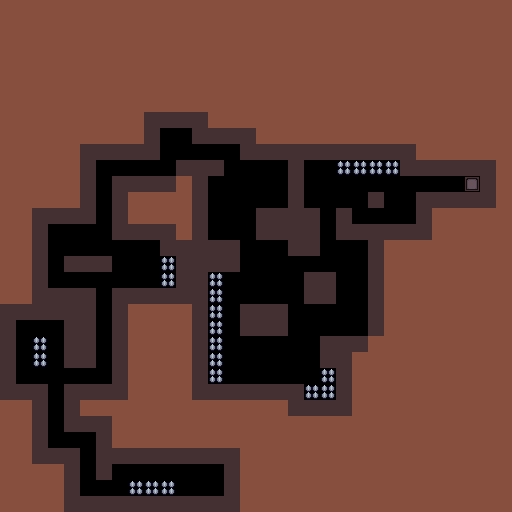

Tiled map render using the project's own tile images. Description and the whole map definition, tile-layer contents included, below:
An orthogonal 32x32 tile map with 16x16 px tiles, 1 tile layer (Art), 1 hidden layer not drawn, 2 tilesets and 1 object (spawn).

<map version="1.0" tiledversion="1.1.5" orientation="orthogonal" renderorder="right-down" width="32" height="32" tilewidth="16" tileheight="16" infinite="0" nextobjectid="2">
 <properties>
  <property name="atlas" value="tileset/Level2.atlas" />
  <property name="startx" type="int" value="12" />
  <property name="starty" type="int" value="30" />
 </properties>
 <tileset firstgid="1" source="../tileset/Slime All Tiles.tsx" />
 <tileset firstgid="2395" source="GameplayTileset.tsx" />
 <layer name="Art" width="32" height="32">
  <data encoding="csv">
1257,1257,1257,1257,1257,1257,1257,1257,1257,1257,1257,1257,1257,1257,1257,1257,1257,1257,1257,1257,1257,1257,1257,1257,1257,1257,1257,1257,1257,1257,1257,1257,
1257,1257,1257,1257,1257,1257,1257,1257,1257,1257,1257,1257,1257,1257,1257,1257,1257,1257,1257,1257,1257,1257,1257,1257,1257,1257,1257,1257,1257,1257,1257,1257,
1257,1257,1257,1257,1257,1257,1257,1257,1257,1257,1257,1257,1257,1257,1257,1257,1257,1257,1257,1257,1257,1257,1257,1257,1257,1257,1257,1257,1257,1257,1257,1257,
1257,1257,1257,1257,1257,1257,1257,1257,1257,1257,1257,1257,1257,1257,1257,1257,1257,1257,1257,1257,1257,1257,1257,1257,1257,1257,1257,1257,1257,1257,1257,1257,
1257,1257,1257,1257,1257,1257,1257,1257,1257,1257,1257,1257,1257,1257,1257,1257,1257,1257,1257,1257,1257,1257,1257,1257,1257,1257,1257,1257,1257,1257,1257,1257,
1257,1257,1257,1257,1257,1257,1257,1257,1257,1257,1257,1257,1257,1257,1257,1257,1257,1257,1257,1257,1257,1257,1257,1257,1257,1257,1257,1257,1257,1257,1257,1257,
1257,1257,1257,1257,1257,1257,1257,1257,1257,1257,1257,1257,1257,1257,1257,1257,1257,1257,1257,1257,1257,1257,1257,1257,1257,1257,1257,1257,1257,1257,1257,1257,
1257,1257,1257,1257,1257,1257,1257,1257,1257,687,687,687,687,1257,1257,1257,1257,1257,1257,1257,1257,1257,1257,1257,1257,1257,1257,1257,1257,1257,1257,1257,
1257,1257,1257,1257,1257,1257,1257,1257,1257,687,0,0,687,687,687,687,1257,1257,1257,1257,1257,1257,1257,1257,1257,1257,1257,1257,1257,1257,1257,1257,
1257,1257,1257,1257,1257,687,687,687,687,687,0,0,0,0,0,687,687,687,687,687,687,687,687,687,687,687,1257,1257,1257,1257,1257,1257,
1257,1257,1257,1257,1257,687,0,0,0,0,0,687,687,687,0,0,0,0,687,0,0,386,386,386,386,687,687,687,687,687,687,1257,
1257,1257,1257,1257,1257,687,0,687,687,687,687,1257,687,0,0,0,0,0,687,0,0,0,0,0,0,0,0,0,0,344,687,1257,
1257,1257,1257,1257,1257,687,0,687,1257,1257,1257,1257,687,0,0,0,0,0,687,0,0,0,0,687,0,0,687,687,687,687,687,1257,
1257,1257,687,687,687,687,0,687,1257,1257,1257,1257,687,0,0,0,687,687,687,687,0,687,0,0,0,0,687,1257,1257,1257,1257,1257,
1257,1257,687,0,0,0,0,687,687,687,687,1257,687,0,0,0,687,687,687,687,0,687,687,687,687,687,687,1257,1257,1257,1257,1257,
1257,1257,687,0,0,0,0,0,0,0,687,687,687,687,687,0,0,0,687,687,0,0,0,687,1257,1257,1257,1257,1257,1257,1257,1257,
1257,1257,687,0,687,687,687,0,0,0,386,687,687,687,687,0,0,0,0,0,0,0,0,687,1257,1257,1257,1257,1257,1257,1257,1257,
1257,1257,687,0,0,0,0,0,0,0,386,687,687,386,0,0,0,0,0,687,687,0,0,687,1257,1257,1257,1257,1257,1257,1257,1257,
1257,1257,687,687,687,687,0,687,687,687,687,687,687,386,0,0,0,0,0,687,687,0,0,687,1257,1257,1257,1257,1257,1257,1257,1257,
687,687,687,687,687,687,0,687,1257,1257,1257,1257,687,386,0,687,687,687,0,0,0,0,0,687,1257,1257,1257,1257,1257,1257,1257,1257,
687,0,0,0,687,687,0,687,1257,1257,1257,1257,687,386,0,687,687,687,0,0,0,0,0,687,1257,1257,1257,1257,1257,1257,1257,1257,
687,0,386,0,687,687,0,687,1257,1257,1257,1257,687,386,0,0,0,0,0,0,687,687,687,1257,1257,1257,1257,1257,1257,1257,1257,1257,
687,0,386,0,687,687,0,687,1257,1257,1257,1257,687,386,0,0,0,0,0,0,687,687,1257,1257,1257,1257,1257,1257,1257,1257,1257,1257,
687,0,0,0,0,0,0,687,1257,1257,1257,1257,687,386,0,0,0,0,0,0,386,687,1257,1257,1257,1257,1257,1257,1257,1257,1257,1257,
687,687,687,0,687,687,687,687,1257,1257,1257,1257,687,687,687,687,687,687,687,386,386,687,1257,1257,1257,1257,1257,1257,1257,1257,1257,1257,
1257,1257,687,0,687,1257,1257,1257,1257,1257,1257,1257,1257,1257,1257,1257,1257,1257,687,687,687,687,1257,1257,1257,1257,1257,1257,1257,1257,1257,1257,
1257,1257,687,0,687,687,687,1257,1257,1257,1257,1257,1257,1257,1257,1257,1257,1257,1257,1257,1257,1257,1257,1257,1257,1257,1257,1257,1257,1257,1257,1257,
1257,1257,687,0,0,0,687,1257,1257,1257,1257,1257,1257,1257,1257,1257,1257,1257,1257,1257,1257,1257,1257,1257,1257,1257,1257,1257,1257,1257,1257,1257,
1257,1257,687,687,687,0,687,687,687,687,687,687,687,687,687,1257,1257,1257,1257,1257,1257,1257,1257,1257,1257,1257,1257,1257,1257,1257,1257,1257,
1257,1257,1257,1257,687,0,687,0,0,0,0,0,0,0,687,1257,1257,1257,1257,1257,1257,1257,1257,1257,1257,1257,1257,1257,1257,1257,1257,1257,
1257,1257,1257,1257,687,0,0,0,386,386,386,0,0,0,687,1257,1257,1257,1257,1257,1257,1257,1257,1257,1257,1257,1257,1257,1257,1257,1257,1257,
1257,1257,1257,1257,687,687,687,687,687,687,687,687,687,687,687,1257,1257,1257,1257,1257,1257,1257,1257,1257,1257,1257,1257,1257,1257,1257,1257,1257
</data>
 </layer>
 <layer name="Gameplay" width="32" height="32" visible="0">
  <data encoding="csv">
0,0,0,0,0,0,0,0,0,0,0,0,0,0,0,0,0,0,0,0,0,0,0,0,0,0,0,0,0,0,0,0,
0,0,0,0,0,0,0,0,0,0,0,0,0,0,0,0,0,0,0,0,0,0,0,0,0,0,0,0,0,0,0,0,
0,0,0,0,0,0,0,0,0,0,0,0,0,0,0,0,0,0,0,0,0,0,0,0,0,0,0,0,0,0,0,0,
0,0,0,0,0,0,0,0,0,0,0,0,0,0,0,0,0,0,0,0,0,0,0,0,0,0,0,0,0,0,0,0,
0,0,0,0,0,0,0,0,0,0,0,0,0,0,0,0,0,0,0,0,0,0,0,0,0,0,0,0,0,0,0,0,
0,0,0,0,0,0,0,0,0,0,0,0,0,0,0,0,0,0,0,0,0,0,0,0,0,0,0,0,0,0,0,0,
0,0,0,0,0,0,0,0,0,0,0,0,0,0,0,0,0,0,0,0,0,0,0,0,0,0,0,0,0,0,0,0,
0,0,0,0,0,0,0,0,0,2427,2427,2427,2427,0,0,0,0,0,0,0,0,0,0,0,0,0,0,0,0,0,0,0,
0,0,0,0,0,0,0,0,0,2427,0,0,2427,2427,2427,2427,0,0,0,0,0,0,0,0,0,0,0,0,0,0,0,0,
0,0,0,0,0,2427,2427,2427,2427,2427,0,0,0,0,0,2427,2427,2427,2427,2427,2427,0,0,0,0,0,0,0,0,0,0,0,
0,0,0,0,0,2427,0,0,0,0,0,2427,2427,2427,0,0,0,0,2427,0,0,2459,2459,2459,2459,2427,2427,2427,2427,2427,0,0,
0,0,0,0,0,2427,0,2427,2427,2427,2427,0,2427,0,0,0,0,0,2427,0,0,0,0,0,0,0,0,0,0,2395,2427,0,
0,0,0,0,0,2427,0,2427,0,0,0,0,2427,0,0,0,0,0,2427,0,0,0,0,2427,0,0,2427,2427,2427,2427,0,0,
0,0,2427,2427,2427,2427,0,2427,0,0,0,0,2427,0,0,0,2427,2427,2427,2427,0,2427,0,0,0,0,2427,0,0,0,0,0,
0,0,2427,0,0,0,0,2427,2427,2427,2427,0,2427,0,0,0,2427,2427,2427,2427,0,2427,2427,2427,2427,2427,2427,0,0,0,0,0,
0,0,2427,0,0,0,0,0,0,0,2427,0,0,2427,2427,0,0,0,2427,2427,0,0,0,2427,0,0,0,0,0,0,0,0,
0,0,2427,0,2427,2427,2427,0,0,0,2459,0,0,2427,2427,0,0,0,0,0,0,0,0,2427,0,0,0,0,0,0,0,0,
0,0,2427,0,0,0,0,0,0,0,2459,0,0,2459,0,0,0,0,0,2427,2427,0,0,2427,0,0,0,0,0,0,0,0,
0,0,2427,2427,2427,2427,0,2427,2427,2427,2427,0,0,2459,0,0,0,0,0,2427,2427,0,0,2427,0,0,0,0,0,0,0,0,
2427,2427,2427,2427,2427,2427,0,2427,0,0,0,0,0,2459,0,2427,2427,2427,0,0,0,0,0,2427,0,0,0,0,0,0,0,0,
2427,0,0,0,2427,2427,0,2427,0,0,0,0,0,2459,0,2427,2427,2427,0,0,0,0,0,2427,0,0,0,0,0,0,0,0,
2427,0,2459,0,2427,2427,0,2427,0,0,0,0,0,2459,0,0,0,0,0,0,2427,2427,2427,0,0,0,0,0,0,0,0,0,
2427,0,2459,0,2427,2427,0,2427,0,0,0,0,0,2459,0,0,0,0,0,0,2427,0,0,0,0,0,0,0,0,0,0,0,
2427,0,0,0,0,0,0,2427,0,0,0,0,0,2459,0,0,0,0,0,0,2459,0,0,0,0,0,0,0,0,0,0,0,
2427,2427,2427,0,2427,2427,2427,2427,0,0,0,0,0,0,2427,2427,2427,2427,2427,2459,2459,0,0,0,0,0,0,0,0,0,0,0,
0,0,2427,0,2427,0,0,0,0,0,0,0,0,0,0,0,0,0,0,0,0,0,0,0,0,0,0,0,0,0,0,0,
0,0,2427,0,2427,2427,2427,0,0,0,0,0,0,0,0,0,0,0,0,0,0,0,0,0,0,0,0,0,0,0,0,0,
0,0,2427,0,0,0,2427,0,0,0,0,0,0,0,0,0,0,0,0,0,0,0,0,0,0,0,0,0,0,0,0,0,
0,0,2427,2427,2427,0,2427,2427,2427,2427,2427,2427,2427,2427,2427,0,0,0,0,0,0,0,0,0,0,0,0,0,0,0,0,0,
0,0,0,0,2427,0,2427,0,0,0,0,0,0,0,2427,0,0,0,0,0,0,0,0,0,0,0,0,0,0,0,0,0,
0,0,0,0,2427,0,0,0,2459,2459,2459,0,0,0,2427,0,0,0,0,0,0,0,0,0,0,0,0,0,0,0,0,0,
0,0,0,0,2427,2427,2427,2427,2427,2427,2427,2427,2427,2427,2427,0,0,0,0,0,0,0,0,0,0,0,0,0,0,0,0,0
</data>
 </layer>
 <objectgroup name="Properties">
  <object id="1" name="spawn" x="192" y="480" width="16" height="16" />
 </objectgroup>
</map>
